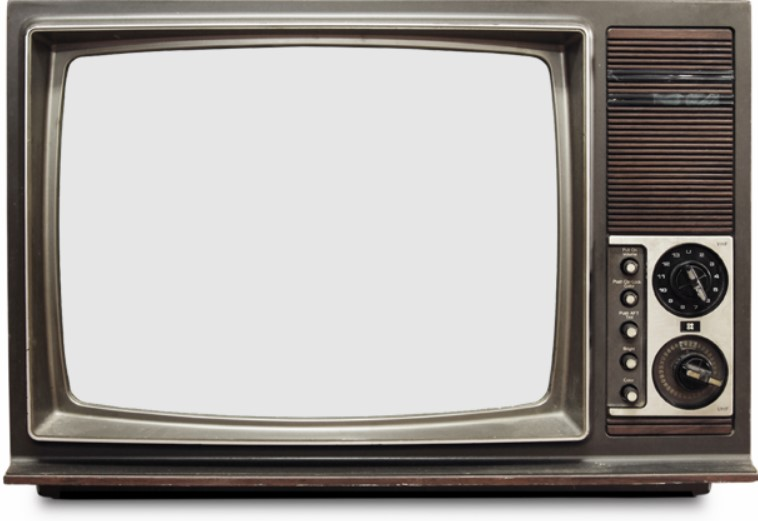
#> input picture television.jpg, 758 x 521 px
$ python Assignment422.py
#> lines starting #> are read from the running program, lines starting #| are printed output that depends on the picture
import cv2
import numpy as np
import imageio

image=cv2.imread("television.jpg")
#> image is the input picture: shape (521, 758, 3); mean B, G, R 156.2, 159.6, 163.5
image=cv2.cvtColor(image,cv2.COLOR_BGR2GRAY)
#> image: shape (521, 758)
#521*758
image_lst = []
while True:

    image2=np.random.random(size =(800, 1000))*255
    image3=np.array(image2,dtype=np.int8)
    barfak=image3[45:430,50:560]
    image[45:430,50:560]=barfak
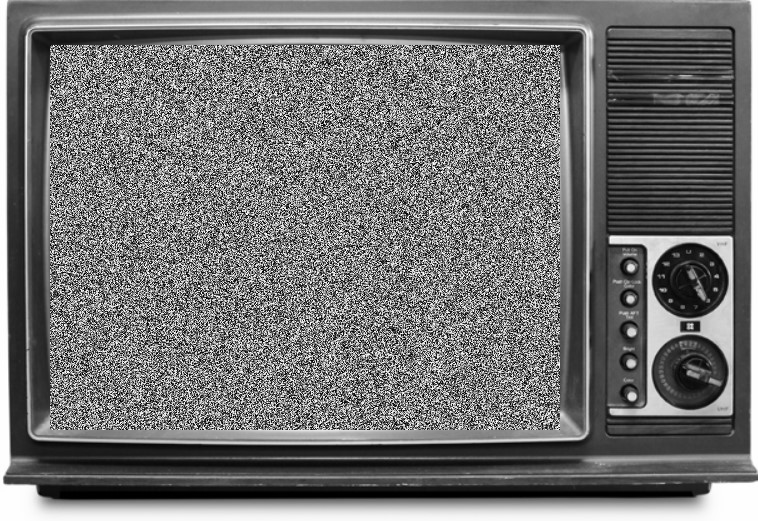
#> image: shape (521, 758); min 0, max 255, mean 114.3
    images=image.astype(np.uint8)
    image_lst.append(images)
    cv2.imshow("tv",image)
    if cv2.waitKey(25) & 0xFF == ord ('q'):
#> (key Esc is pressed here)
       break


cv2.waitKey()


exportname = "E:/pylearn/processing/test.gif"
kargs = { 'duration': 0.1 }
imageio.mimsave(exportname, image_lst,**kargs)
